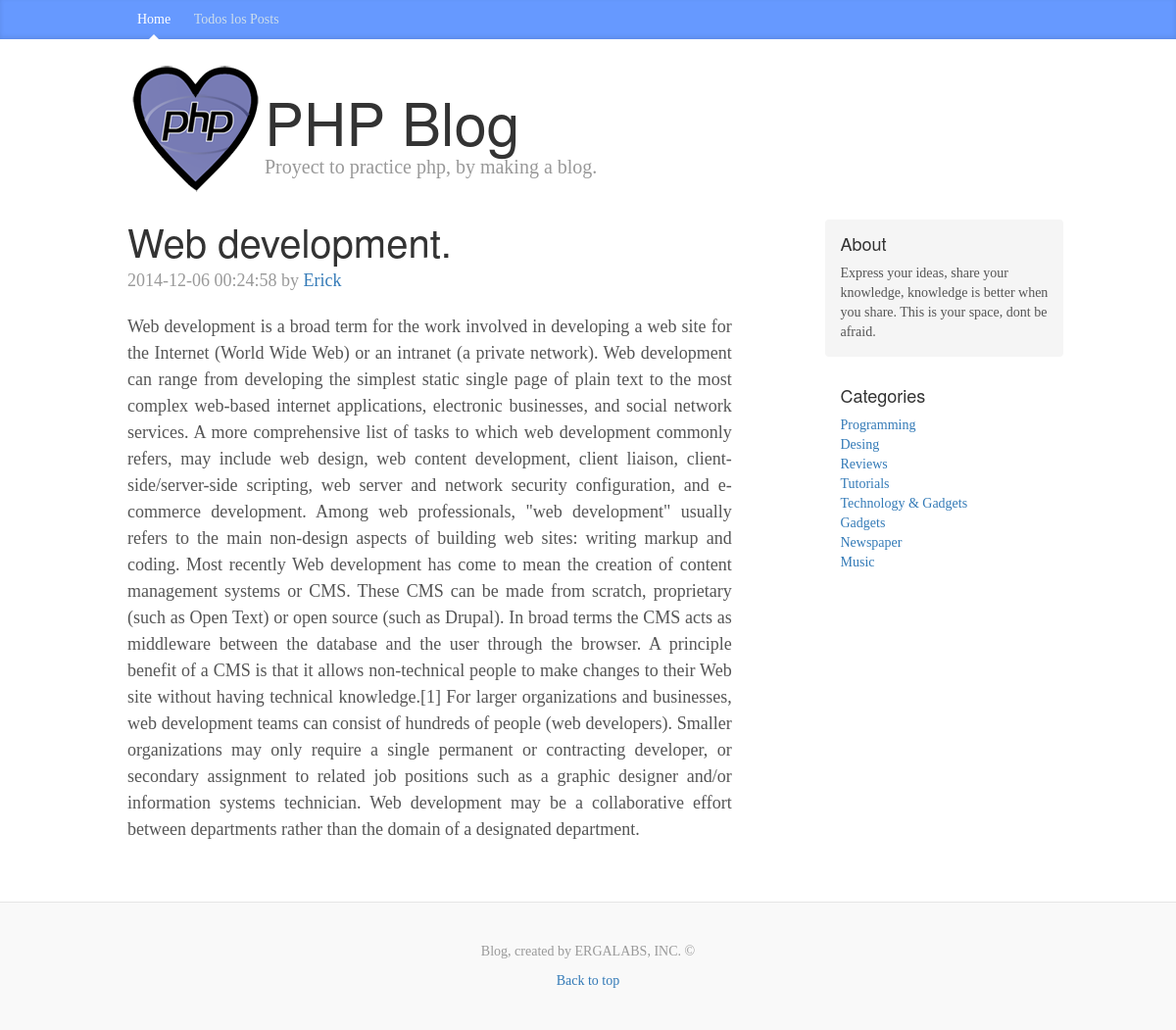
/post.php?id=2, run on the app's committed database.
### tables this page shows
CREATE TABLE IF NOT EXISTS `Posts` (
`id` int(11) NOT NULL,
  `categoria` int(11) NOT NULL,
  `titulo` varchar(255) NOT NULL,
  `body` text NOT NULL,
  `autor` varchar(255) NOT NULL,
  `etiquetas` varchar(255) NOT NULL,
  `date` timestamp NOT NULL DEFAULT CURRENT_TIMESTAMP
);

CREATE TABLE IF NOT EXISTS `Categorias` (
`id` int(11) NOT NULL,
  `nombre` varchar(255) NOT NULL
);

### librerias/database.php (called while the page is built, shortened)
<?php
class DataBase{
	public $host = DB_HOST;
	public $username = DB_USER;
	public $password = DB_PASS;
	public $db_name = DB_NAME;
	public $link;
	public function connect(){
		$this->link = new mysqli($this->host, $this->username, $this->password, $this->db_name);
	}
	public function select($query){
		$result = $this->link->query($query) or die($this->link->error.__LINE__);
		if($result->num_rows > 0){
			return $result;
		}else{
			return false;
		}
	}
}

### config/config.php (called while the page is built, shortened)
<?php
	$about = 'Express your ideas, share your knowledge, knowledge is better when you share. This is your space, dont be afraid.';

### post.php (the view)
<?php include 'includes/header.php'; ?>
<?php
	$id = $_GET['id'];
	$db = new DataBase();
	$query = "SELECT * FROM Posts where id=".$id;
	$post = $db->select($query);
	$post = $post->fetch_assoc();
	$query = "SELECT * FROM Categorias";
	$categories = $db->select($query);
?>
<div class="blog-post">
	<h2 class="blog-post-title"><?php echo $post['titulo']?></h2>
    <p class="blog-post-meta"><?php echo $post['date'];?> by <a href="#"><?php echo $post['autor']; ?></a></p>
    <?php echo $post['body']; ?>
</div>
<?php include 'includes/footer.php'; ?>

### includes/footer.php (shortened to what this page needs)
</div>
        <div class="col-sm-3 col-sm-offset-1 blog-sidebar">
          <div class="sidebar-module sidebar-module-inset">
            <h4>About</h4>
            <p><?php echo $about; ?></p>
          </div>
          <div class="sidebar-module">
            <h4>Categories</h4>
            <?php if($categories):?>
            <ol class="list-unstyled">
            	<?php while($row = $categories->fetch_assoc()):?>
              <li><a href="posts.php?id=<?php echo urlencode($row['id']); ?>"><?php echo $row['nombre']; ?></a></li>
              	<?php endwhile;?>
            </ol>
            <?php else:?>
            	<p>No hay categorias para mostrar.</p>
            <?php endif; ?>
          </div>
        </div>
      </div>
    </div>
    <footer class="blog-footer">
      <p>Blog, created by ERGALABS, INC. &copy;</p>
      <p>
        <a href="#">Back to top</a>
      </p>
    </footer>
  </body>
</html>

### css/custom.css (style rules this page uses)
body { font-family: Georgia, "Times New Roman", Times, serif; color: #555; }
h1, .h1, h2, .h2, h3, .h3, h4, .h4, h5, .h5, h6, .h6 { margin-top: 0; font-family: "Helvetica Neue", Helvetica, Arial, sans-serif; font-weight: normal; color: #333; }
.sidebar-module { padding: 15px; margin: 0 -15px 15px; }
.sidebar-module-inset { padding: 15px; background-color: #f5f5f5; border-radius: 4px; }
.sidebar-module-inset p:last-child, .sidebar-module-inset ul:last-child, .sidebar-module-inset ol:last-child { margin-bottom: 0; }
.blog-post { margin-bottom: 60px; text-align: justify; }
.blog-post-title { margin-bottom: 5px; font-size: 40px; }
.blog-post-meta { margin-bottom: 20px; color: #999; }
.blog-footer { padding: 40px 0; color: #999; text-align: center; background-color: #f9f9f9; border-top: 1px solid #e5e5e5; }
.blog-footer p:last-child { margin-bottom: 0; }

### data on the page
posts: titulo "Web development.", date "2014-12-06 00:24:58", autor "Erick", body "Web development is a broad term for the work involved in developing a web site for the Internet (World Wide Web) or an intranet (a private network). Web development can range from developing the simplest static single page of plain text to the most complex web-based internet applications, electronic businesses, and social network services. A more comprehensive list of tasks to which web development commonly refers, may include web design, web content development, client liaison, client-side/server-side scripting, web server and network security configuration, and e-commerce development. Among web professionals, \"web development\" usually refers to the main non-design aspects of building web…"
categorias: nombre "Programming"
categorias: nombre "Desing"
categorias: nombre "Reviews"
categorias: nombre "Tutorials"
categorias: nombre "Technology & Gadgets"
categorias: nombre "Gadgets"
categorias: nombre "Newspaper"
categorias: nombre "Music"

### other printed values
$about "Express your ideas, share your knowledge, knowledge is better when you share. This is your space, dont be afraid."
